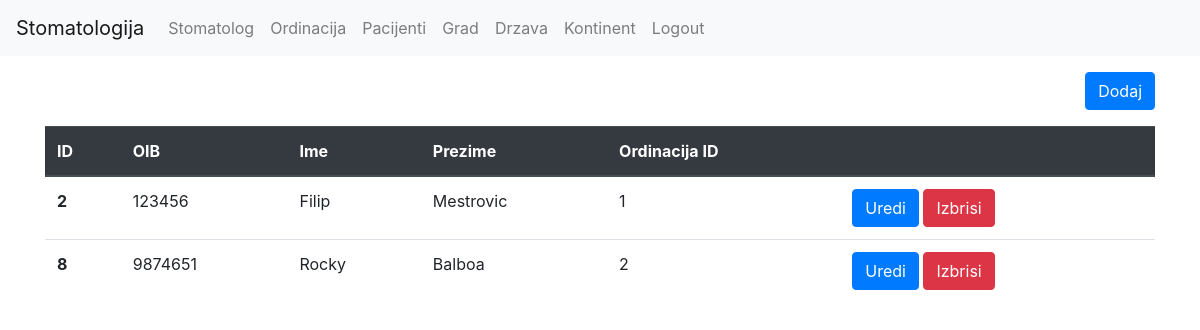
The page /pacijent/index.php on the database as committed earlier.
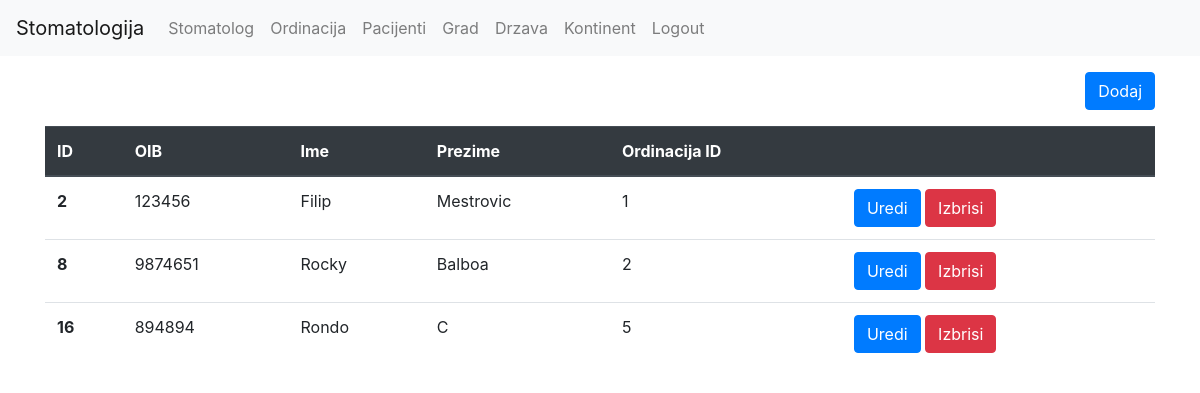
The same page on the database as committed later.
### tables this page shows
CREATE TABLE `pacijent` (
  `id` int(11) NOT NULL,
  `oib` int(11) NOT NULL,
  `first_name` varchar(255) NOT NULL,
  `last_name` varchar(255) NOT NULL,
  `ordination_id` int(11) NOT NULL
);

### pacijent/index.php (the view)
<?php
require('../util/db.php');
require('../frontend/header.php');
require('../frontend/footer.php');
$stmt = $db->query('SELECT * FROM pacijent');
$rows = $stmt->fetchAll();
echo $header;
?>
<div class="container">
<a href="/stomatologija/pacijent/form.php" class="btn btn-primary mt-3 mb-3 float-right">Dodaj</a>
	<table class="table">
	<thead class="thead-dark">
		<tr>
		  <th scope="col">ID</th>
          <th scope="col">OIB</th>
          <th scope="col">Ime</th>
          <th scope="col">Prezime</th>
          <th scope="col">Ordinacija ID</th>
		  <th scope="col"></th>
		</tr>
	  </thead>
	  <tbody>
		<?php foreach($rows as $row) { ?>
		<tr>
		  <th scope="row"><?php echo $row['id']; ?></th>
		  <td><?php echo $row['oib']; ?></td>
          <td><?php echo $row['first_name'];?></td>
          <td><?php echo $row['last_name'];?></td>
          <td><?php echo $row['ordination_id'];?></td>
		  <td>
		  <a class="btn btn-primary" href="/stomatologija/pacijent/form.php?id=<?php echo $row['id']; ?>">Uredi</a>
		  <a class="btn btn-danger" href="/stomatologija/pacijent/delete.php?id=<?php echo $row['id']; ?>">Izbrisi</a>
		  </td>
		</tr>
		<?php } ?>
	  </tbody>
	</table>
</div>
<?php
echo $footer;
?>

### frontend/header.php (shortened to what this page needs)
<?php
$header = <<<HEADER
<!doctype html>
<html lang="en">
  <head>
    <meta charset="utf-8">
    <meta name="viewport" content="width=device-width, initial-scale=1, shrink-to-fit=no">
    <link rel="stylesheet" href="https://stackpath.bootstrapcdn.com/bootstrap/4.3.1/css/bootstrap.min.css">
    <title>Hello, world!</title>
  </head>
  <body>
  <nav class="navbar navbar-expand-lg navbar-light bg-light">
  <a class="navbar-brand" href="#">Stomatologija</a>
  <button class="navbar-toggler" type="button" data-toggle="collapse" data-target="#navbarNav" aria-controls="navbarNav" aria-expanded="false" aria-label="Toggle navigation">
    <span class="navbar-toggler-icon"></span>
  </button>
  <div class="collapse navbar-collapse" id="navbarNav">
    <ul class="navbar-nav">
      <!--<li class="nav-item active">
        <a class="nav-link" href="#">Home <span class="sr-only">(current)</span></a>
      </li>-->
 <!--   <li class="nav-item">
        <a class="nav-link" href="/stomatologija/employees/index.php">Employees</a>
      </li> -->
      <li class="nav-item">
        <a class="nav-link" href="/stomatologija/stomatolog/index.php">Stomatolog</a>
      </li>
      <li class="nav-item">
        <a class="nav-link" href="/stomatologija/ordinacija/index.php">Ordinacija</a>
      </li>
      <li class="nav-item">
        <a class="nav-link" href="/stomatologija/pacijent/index.php">Pacijenti</a>
      </li>
      <li class="nav-item">
        <a class="nav-link" href="/stomatologija/grad/index.php">Grad</a>
      </li>
	    <li class="nav-item">
        <a class="nav-link" href="/stomatologija/drzava/index.php">Drzava</a>
      </li>
      <li class="nav-item">
      <a class="nav-link" href="/stomatologija/kontinent/index.php">Kontinent</a>
      </li>
		<li class="nav-item">
    <a class="nav-link" href="/stomatologija/logout.php">Logout</a>
		</li>
    </ul>
  </div>
</nav>
HEADER;

### frontend/footer.php (shortened to what this page needs)
<?php
$footer = <<<FOOTER
    <script src="https://code.jquery.com/jquery-3.3.1.slim.min.js"></script>
    <script src="https://cdnjs.cloudflare.com/ajax/libs/popper.js/1.14.7/umd/popper.min.js"></script>
    <script src="https://stackpath.bootstrapcdn.com/bootstrap/4.3.1/js/bootstrap.min.js"></script>
  </body>
</html>
FOOTER;

Rows that differ between the two databases and show on the page:
added pacijent: id "16", oib "894894", first_name "Rondo", last_name "C", ordination "5"
